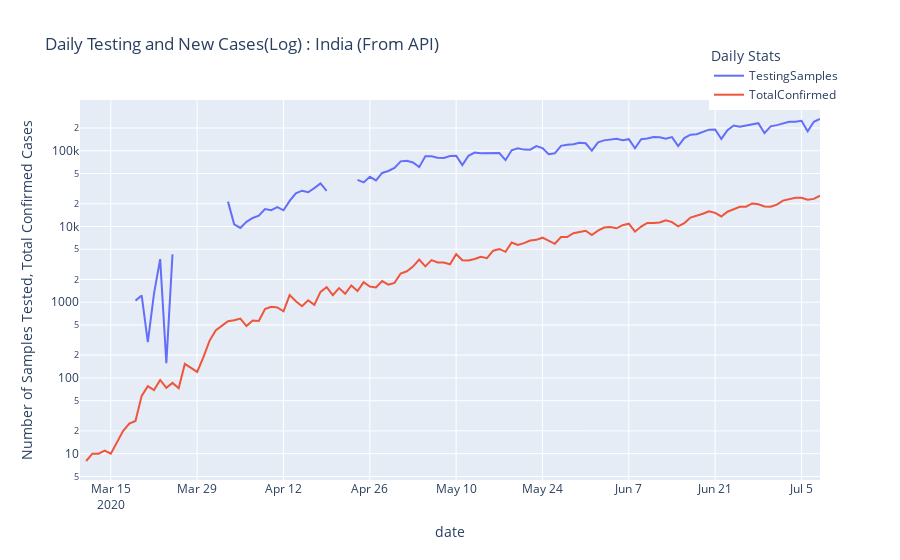

Notebook source saved alongside this figure:
### Code cell
fig = india_data[['TestingSamples', 'TotalConfirmed']].iloc[40:].diff(
    1).plot(title=' Daily Testing and New Cases(Log) : India (From API)')
fig.update_layout(yaxis=dict(title='Number of Samples Tested, Total Confirmed Cases '),
                  legend_title_text='Daily Stats', yaxis_type="log", legend=dict(x=.85, y=1.15))
